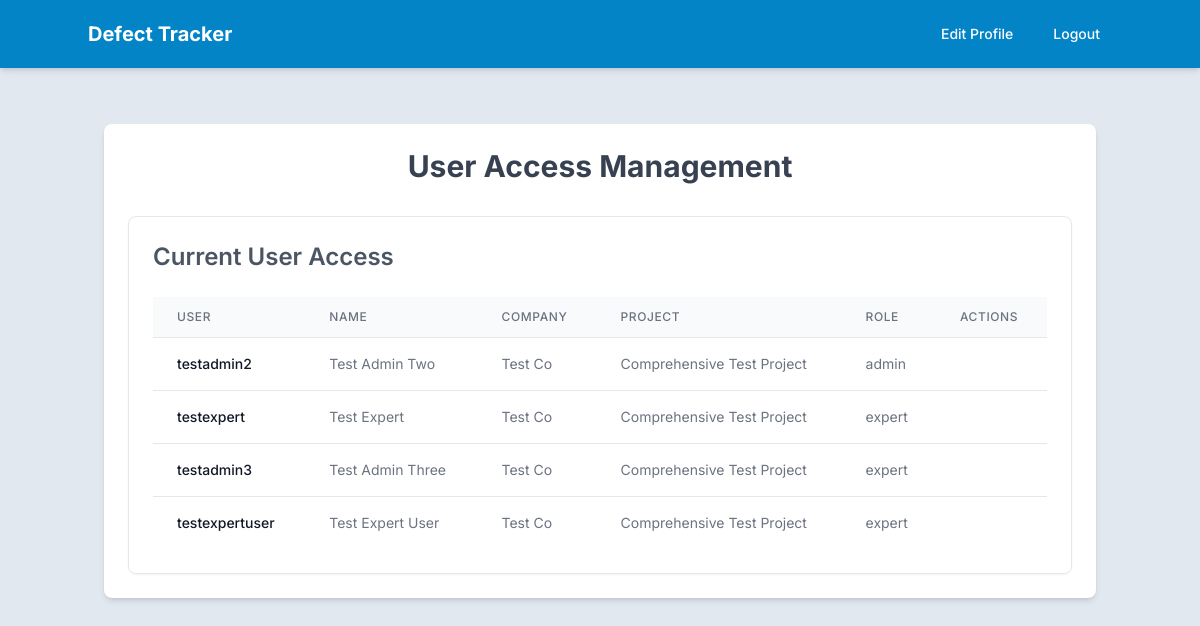
Before: /manage_access (signed in) with the older database file.
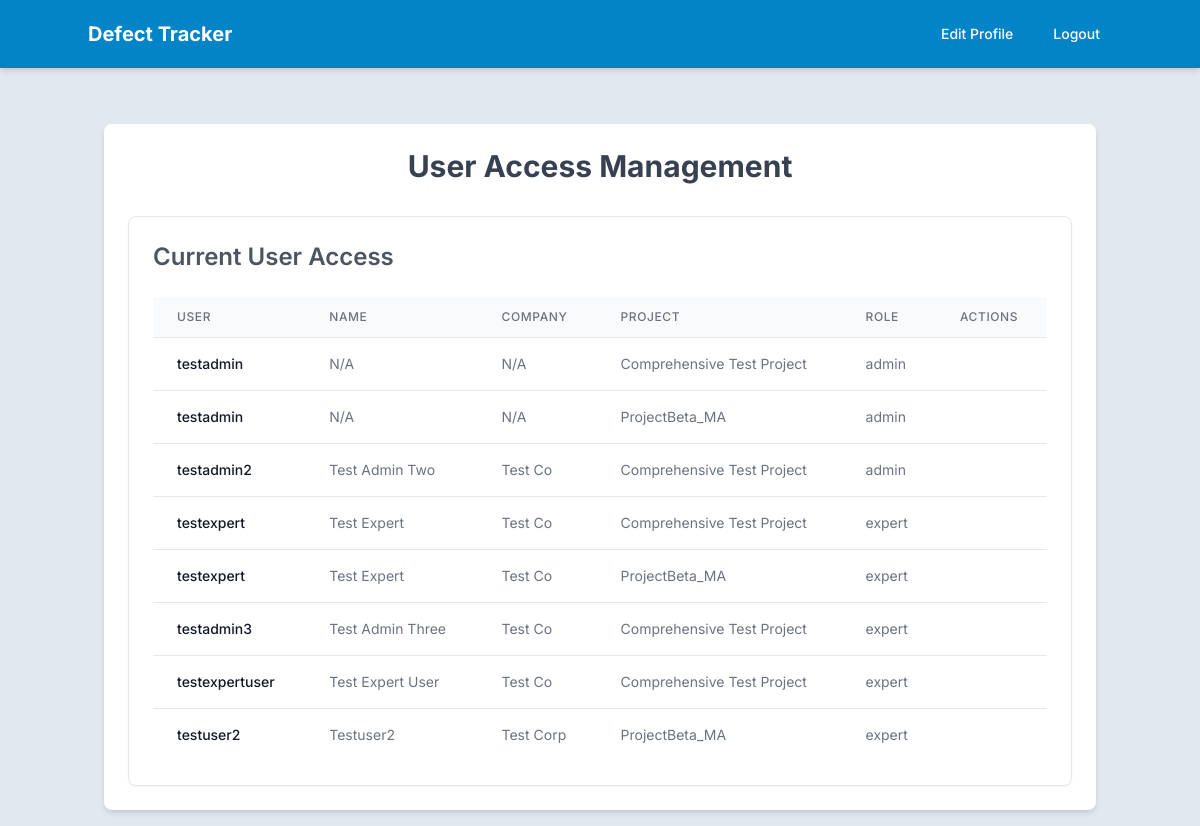
After: the same page with the newer database file.
### app.py (models this page shows)
class User(UserMixin, db.Model):
    __tablename__ = 'users'
    id = db.Column(db.Integer, primary_key=True)
    username = db.Column(db.String(255), unique=True, nullable=False)
    email = db.Column(db.String(255), unique=True, nullable=True)
    password = db.Column(db.String(255), nullable=False)
    role = db.Column(db.String(50), nullable=False)
    status = db.Column(db.String(50), nullable=False, default='pending_activation')
    name = db.Column(db.String(255), nullable=False, server_default="N/A")
    company = db.Column(db.String(255), nullable=False, server_default="N/A")
    projects = db.relationship('ProjectAccess', back_populates='user', cascade='all, delete-orphan')

class ProjectAccess(db.Model):
    __tablename__ = 'project_access'
    id = db.Column(db.Integer, primary_key=True)
    user_id = db.Column(db.Integer, db.ForeignKey('users.id'), nullable=False)
    project_id = db.Column(db.Integer, db.ForeignKey('projects.id'), nullable=False)
    role = db.Column(db.String(50), nullable=False)
    user = db.relationship('User', back_populates='projects')
    project = db.relationship('Project')

class Project(db.Model):
    __tablename__ = 'projects'
    id = db.Column(db.Integer, primary_key=True)
    name = db.Column(db.String(255))
    defects = db.relationship('Defect', back_populates='project', cascade='all, delete-orphan')
    checklists = db.relationship('Checklist', back_populates='project', cascade='all, delete-orphan')
    accesses = db.relationship('ProjectAccess', back_populates='project', cascade='all, delete-orphan')
    drawings = db.relationship('Drawing', back_populates='project', cascade='all, delete-orphan')

### app.py (the view, shortened to what this page needs)
@app.route('/manage_access', methods=['GET', 'POST'])
@login_required
def manage_access():
    allowed_roles_to_view = ['admin', 'expert', 'contractor', 'supervisor']
    if current_user.role not in allowed_roles_to_view:
        flash('You do not have permission to view this page.', 'error')
        return redirect(url_for('index'))
    is_admin_view = (current_user.role == 'admin')
    projects_for_forms = []
    relevant_users_to_display = []
    project_ids_to_filter_table_rows = []
    if is_admin_view:
        admin_project_accesses_get = ProjectAccess.query.filter_by(user_id=current_user.id, role='admin').all()
        project_ids_admin_administers = [pa.project_id for pa in admin_project_accesses_get]
        project_ids_to_filter_table_rows = project_ids_admin_administers
        if project_ids_admin_administers:
            projects_for_forms = Project.query.filter(Project.id.in_(project_ids_admin_administers)).order_by(Project.name).all()
            shared_project_access_entries = ProjectAccess.query.filter(
                ProjectAccess.project_id.in_(project_ids_admin_administers)
            ).all()
            if shared_project_access_entries:
                user_ids_on_shared_projects = {pa.user_id for pa in shared_project_access_entries}
                if user_ids_on_shared_projects:
                    relevant_users_to_display = User.query.filter(
                        User.id.in_(user_ids_on_shared_projects),
                        User.id != current_user.id, # Exclude current admin from the list
                        User.status == 'active'
                    ).all()
    else: # For 'expert', 'contractor', 'supervisor'
        current_user_project_accesses = ProjectAccess.query.filter_by(user_id=current_user.id).all()
        project_ids_user_is_on = [pa.project_id for pa in current_user_project_accesses]
        project_ids_to_filter_table_rows = project_ids_user_is_on
        if project_ids_user_is_on:
            shared_project_access_entries = ProjectAccess.query.filter(
                ProjectAccess.project_id.in_(project_ids_user_is_on)
            ).all()
            if shared_project_access_entries:
                user_ids_on_shared_projects = {pa.user_id for pa in shared_project_access_entries}
                if user_ids_on_shared_projects:
                    relevant_users_to_display = User.query.filter(
                        User.id.in_(user_ids_on_shared_projects),
                        User.id != current_user.id, # Still exclude self from the list
                        User.status == 'active'
                    ).all()
    return render_template('manage_access.html',
                           users=relevant_users_to_display,
                           projects_for_forms=projects_for_forms,
                           project_ids_for_filter=project_ids_to_filter_table_rows,
                           is_admin_view=is_admin_view)

### app.py (called while the page is built)
@login_manager.user_loader
def load_user(user_id):
    return db.session.get(User, int(user_id))

@app.context_processor
def utility_processor():
    def get_absolute_static_path_for_template(relative_path):
        if not relative_path:
            return None
        if ".." in relative_path:
            logger.warning(f"Potential path traversal attempt in get_absolute_static_path: {relative_path}")
            return None # Or raise an error, or return a placeholder
        absolute_path = os.path.normpath(os.path.join(app.static_folder, relative_path.lstrip('/\\')))
        if os.path.commonprefix([absolute_path, app.static_folder]) != app.static_folder:
            logger.warning(f"Path {absolute_path} resolved outside static folder from relative path {relative_path}")
            return None # Or some placeholder
        return absolute_path
    return dict(get_absolute_static_path=get_absolute_static_path_for_template)

### templates/manage_access.html (shortened to what this page needs)
{% extends "layout.html" %}
{% block content %}
<div class="container mx-auto mt-10 p-6 bg-white shadow-md rounded-lg">
    <h1 class="text-3xl font-bold mb-8 text-center text-gray-700">User Access Management</h1>
    <section class="p-6 border border-gray-200 rounded-lg shadow-sm">
        <h2 class="text-2xl font-semibold mb-6 text-gray-600">Current User Access</h2>
        <div class="overflow-x-auto">
            <table class="min-w-full divide-y divide-gray-200">
                <thead class="bg-gray-50">
                    <tr>
                        <th scope="col" class="px-6 py-3 text-left text-xs font-medium text-gray-500 uppercase tracking-wider">User</th>
                        <th scope="col" class="px-6 py-3 text-left text-xs font-medium text-gray-500 uppercase tracking-wider">Name</th>
                        <th scope="col" class="px-6 py-3 text-left text-xs font-medium text-gray-500 uppercase tracking-wider">Company</th>
                        <th scope="col" class="px-6 py-3 text-left text-xs font-medium text-gray-500 uppercase tracking-wider">Project</th>
                        <th scope="col" class="px-6 py-3 text-left text-xs font-medium text-gray-500 uppercase tracking-wider">Role</th>
                        <th scope="col" class="px-6 py-3 text-left text-xs font-medium text-gray-500 uppercase tracking-wider">Actions</th>
                    </tr>
                </thead>
                <tbody class="bg-white divide-y divide-gray-200">
                    {% if users %}
                        {% for user in users %}
                            {% for project_access in user.projects %}
                                {% if project_access.project_id in project_ids_for_filter %}
                                    <tr>
                                        <td class="px-6 py-4 whitespace-nowrap text-sm font-medium text-gray-900">{{ user.username }}</td>
                                        <td class="px-6 py-4 whitespace-nowrap text-sm text-gray-500">{{ user.name }}</td>
                                        <td class="px-6 py-4 whitespace-nowrap text-sm text-gray-500">{{ user.company }}</td>
                                        <td class="px-6 py-4 whitespace-nowrap text-sm text-gray-500">{{ project_access.project.name }}</td>
                                        <td class="px-6 py-4 whitespace-nowrap text-sm text-gray-500">{{ project_access.role }}</td>
                                        <td class="px-6 py-4 whitespace-nowrap text-sm font-medium">
                                        </td>
                                    </tr>
                                {% endif %}
                            {% endfor %}
                        {% endfor %}
                    {% else %}
                        <tr>
                            <td colspan="6" class="px-6 py-4 whitespace-nowrap text-sm text-gray-500 text-center">No users to display.</td>
                        </tr>
                    {% endif %}
                </tbody>
            </table>
        </div>
    </section>
</div>
{% endblock %}

Changed rows visible on the page:
now on this page (row edited): User: username "testadmin", name "N/A", company "N/A"
now on this page (row unchanged): ProjectAccess: project.name "Comprehensive Test Project", role "admin"
added ProjectAccess: project.name "ProjectBeta_MA", role "admin"
added ProjectAccess: {{ user.username }} "testexpert", {{ user.name }} "Test Expert", {{ user.company }} "Test Co", project.name "ProjectBeta_MA", role "expert", shown under User "testexpert"
added User: username "testuser2", name "Testuser2", company "Test Corp"
added ProjectAccess: project.name "ProjectBeta_MA", role "expert"
